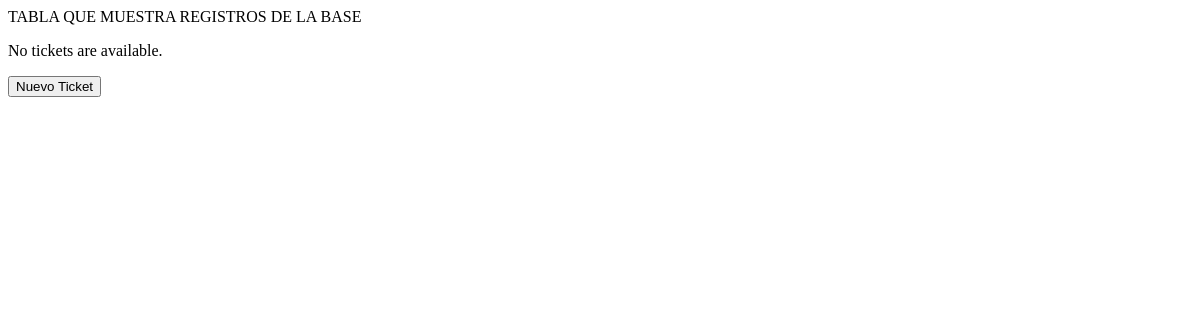
/api/tickets/, run on an earlier commit of the app's database.
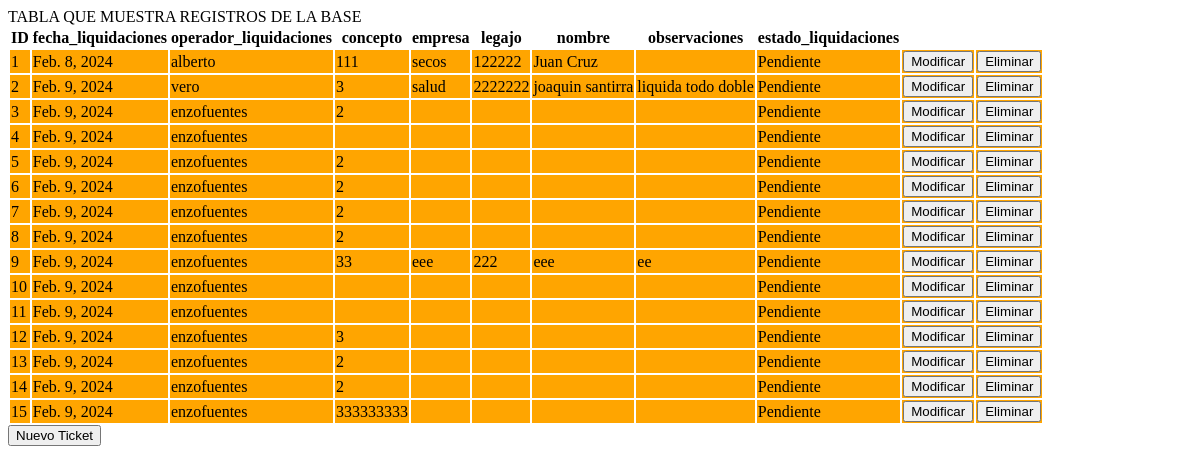
And on a later commit of the database.
### tickets/models.py (models this page shows)
class Registro(models.Model):
    id_registro = models.AutoField(primary_key=True)
    fecha_liquidaciones = models.TextField(default = datetime.date.today)
    operador_liquidaciones = models.CharField(max_length=100, default= username)
    concepto = models.CharField(max_length=100)
    empresa = models.CharField(max_length=100)
    legajo = models.CharField(max_length=50)
    nombre = models.CharField(max_length=100)
    observaciones = models.TextField(default = ' ')
    estado_liquidaciones = models.CharField(max_length=50, default = 'Pendiente')
    operador_sistemas = models.CharField(max_length=100, default = ' ')
    estado_sistemas = models.CharField(max_length=50, default = ' ')
    devoluciones = models.TextField(default = ' ')
    fecha_sistemas = models.TextField(default = ' ')

### tickets/views.py (the view)
# urls.py: path('tickets/', index, name="index"),
def index(request):
    regitros = Registro.objects.order_by("id_registro")
    template = loader.get_template("tickets/index.html") #codigo frontend
    context = {"regitros": regitros} #el contexto son los objetos de python que voy a mostrar
    return render(request, "tickets/index.html", context)

### tickets/templates/tickets/index.html (shortened to what this page needs)
{% load static %}
<!DOCTYPE html>
<html lang="en">
<head>
    <link rel="stylesheet" type="text/css" href="{% static 'style sheet/style.css' %}">
</head>
<body>
    TABLA QUE MUESTRA REGISTROS DE LA BASE
    {% if regitros %}
    <table id="tickets">
        <thead>
            <tr>
                <th>ID</th>
                <th>fecha_liquidaciones</th>
                <th>operador_liquidaciones</th>
                <th>concepto</th>
                <th>empresa</th>
                <th>legajo</th>
                <th>nombre</th>
                <th>observaciones</th>
                <th>estado_liquidaciones</th>
            </tr>
        </thead>
        <tbody>
            {% for ticket in regitros %}
                <div >
                    <tr class="ticket_row">
                        <td>{{ ticket.id_registro }}</td>
                        <td>{{ ticket.fecha_liquidaciones }}</td>
                        <td>{{ ticket.operador_liquidaciones }}</td>
                        <td>{{ ticket.concepto }}</td>
                        <td>{{ ticket.empresa }}</td>
                        <td>{{ ticket.legajo }}</td>
                        <td>{{ ticket.nombre }}</td>
                        <td>{{ ticket.observaciones }}</td>
                        <td>{{ ticket.estado_liquidaciones }}</td>
                        <td class="row_modificar_btn"><button>Modificar</button></td>
                        <td class="row_eliminar_btn"><button>Eliminar</button></td>
                    </tr>
                </div>
            {% endfor %}
        </tbody>
    </table>
{% else %}
    <p>No tickets are available.</p>
{% endif %}
<button id="nuevo_ticket_btn">Nuevo Ticket</button>
</body>
</html>

What changed in the data, as far as the page shows it:
added Registro: id_registro "1", fecha_liquidaciones "Feb. 8, 2024", operador_liquidaciones "alberto", concepto "111", empresa "secos", legajo "122222", nombre "Juan Cruz", estado_liquidaciones "Pendiente"
added Registro: id_registro "2", fecha_liquidaciones "Feb. 9, 2024", operador_liquidaciones "vero", concepto "3", empresa "salud", legajo "2222222", nombre "joaquin santirra", observaciones "liquida todo doble", estado_liquidaciones "Pendiente"
added Registro: id_registro "3", fecha_liquidaciones "Feb. 9, 2024", operador_liquidaciones "enzofuentes", concepto "2", estado_liquidaciones "Pendiente"
added Registro: id_registro "4", fecha_liquidaciones "Feb. 9, 2024", operador_liquidaciones "enzofuentes", estado_liquidaciones "Pendiente"
added Registro: id_registro "5", fecha_liquidaciones "Feb. 9, 2024", operador_liquidaciones "enzofuentes", concepto "2", estado_liquidaciones "Pendiente"
added Registro: id_registro "6", fecha_liquidaciones "Feb. 9, 2024", operador_liquidaciones "enzofuentes", concepto "2", estado_liquidaciones "Pendiente"
added Registro: id_registro "7", fecha_liquidaciones "Feb. 9, 2024", operador_liquidaciones "enzofuentes", concepto "2", estado_liquidaciones "Pendiente"
added Registro: id_registro "8", fecha_liquidaciones "Feb. 9, 2024", operador_liquidaciones "enzofuentes", concepto "2", estado_liquidaciones "Pendiente"
added Registro: id_registro "9", fecha_liquidaciones "Feb. 9, 2024", operador_liquidaciones "enzofuentes", concepto "33", empresa "eee", legajo "222", nombre "eee", observaciones "ee", estado_liquidaciones "Pendiente"
added Registro: id_registro "10", fecha_liquidaciones "Feb. 9, 2024", operador_liquidaciones "enzofuentes", estado_liquidaciones "Pendiente"
added Registro: id_registro "11", fecha_liquidaciones "Feb. 9, 2024", operador_liquidaciones "enzofuentes", estado_liquidaciones "Pendiente"
added Registro: id_registro "12", fecha_liquidaciones "Feb. 9, 2024", operador_liquidaciones "enzofuentes", concepto "3", estado_liquidaciones "Pendiente"
added Registro: id_registro "13", fecha_liquidaciones "Feb. 9, 2024", operador_liquidaciones "enzofuentes", concepto "2", estado_liquidaciones "Pendiente"
added Registro: id_registro "14", fecha_liquidaciones "Feb. 9, 2024", operador_liquidaciones "enzofuentes", concepto "2", estado_liquidaciones "Pendiente"
added Registro: id_registro "15", fecha_liquidaciones "Feb. 9, 2024", operador_liquidaciones "enzofuentes", concepto "333333333", estado_liquidaciones "Pendiente"
Also different on the page:
text no longer shown: "No tickets are available."
text now shown: "ID fecha_liquidaciones operador_liquidaciones concepto empresa legajo nombre observaciones estado_liquidaciones"
